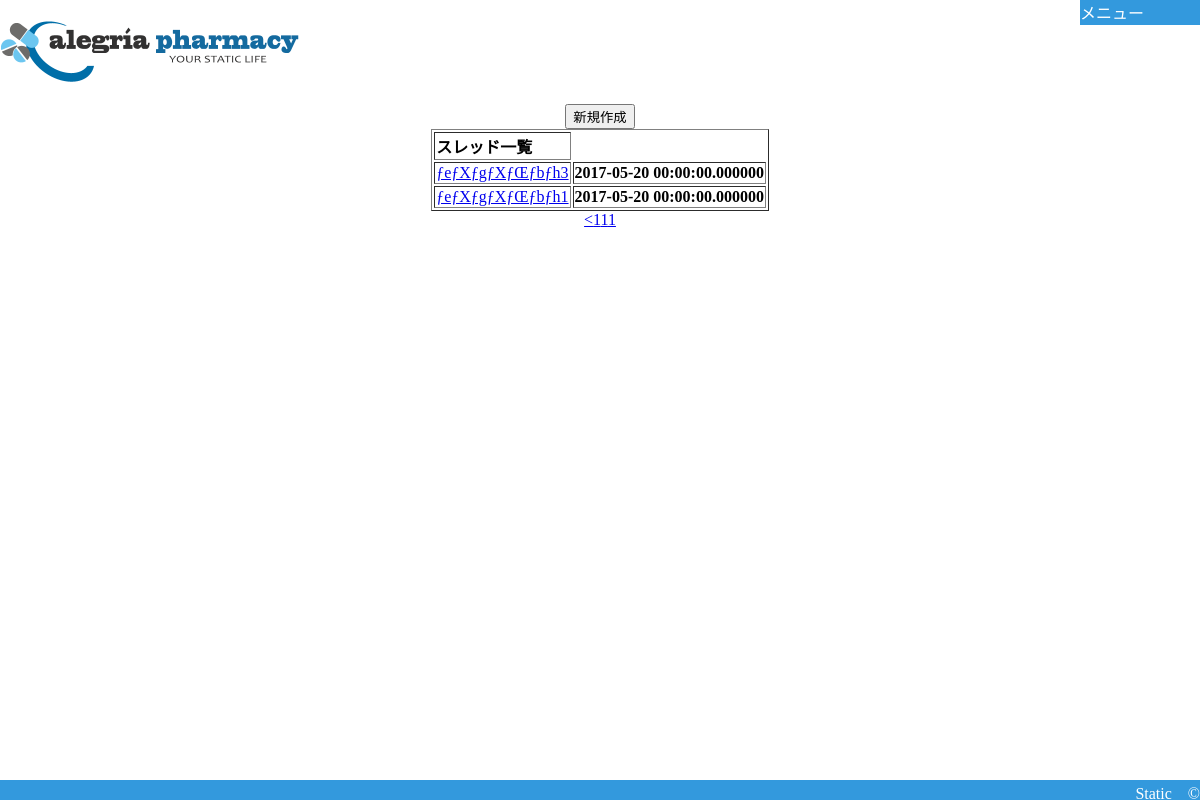
Screenshot of /php/thread/thread_main.php (signed in) with the database file from the repository.
### tables this page shows
CREATE TABLE m_response
( 
	response_id INT(10) NOT NULL, 
	thread_id   INT(10) NOT NULL, 
	user_id   CHAR(10) NOT NULL, 
	response_date DATETIME(6) NOT NULL, 
	response_inner VARCHAR(1500) NOT NULL, 
	response_delete BOOLEAN,  
	PRIMARY KEY(thread_id,response_id),
	FOREIGN KEY(thread_id) REFERENCES m_thread(thread_id),
	FOREIGN KEY(user_id) REFERENCES m_user(user_id)
	
);

CREATE TABLE m_thread
( 
	thread_id   INT(10) PRIMARY KEY NOT NULL, 
	thread_title VARCHAR(50) NOT NULL, 
	thread_fade BOOLEAN, 
	thread_delete BOOLEAN   
);

### function/database_session.php (called while the page is built, shortened)
<?php
function connectDB()
{
    $dbn     = 'mysql:dbname=drag_db; host=localhost; charset=utf8';
    $DBuser ='root';
    $DBpass ='password';
    try{
      $ddb = new PDO($dbn, $DBuser, $DBpass);
      $ddb->setAttribute(PDO::ATTR_ERRMODE, PDO::ERRMODE_EXCEPTION);
    }catch(Exception$e){
      print "データベース接続エラー:{$e->getMessage()}";
      exit;
    }
    return $ddb;
}
function getManager()
{
    $dbh = connectDB();
      try{
        $sql = "SELECT user_manager FROM m_user";
        $sql.=" WHERE user_id=:user";
        $sth = $dbh->prepare($sql);
        $sth->bindValue(":user", $_SESSION["identify"]);
        $sth->execute();
      }catch(PDOException $e){
        print "SQL発行エラー:{$e->getMessage()}";
        exit;
      }
      while ($row = $sth->fetch(PDO::FETCH_ASSOC)){
        $manager = $row["user_manager"];
      }
      return $manager;
}

### php/thread/thread_main.php (the view, shortened to what this page needs)
<!DOCTYPE html>
<html>
  <head>
    <link rel="stylesheet" href="../../css/main.css" type="text/css">
    <?php
      require_once('../../function/database_session.php');
    require_once('../../header.php');
    require_once('../../function/xss.php');
    require_once('../../function/database_session.php');
    $Identify = getUser();
    $dbh = connectDb();
try {
    $sql = "SELECT COUNT(*) FROM m_thread";
    $sql .= " WHERE thread_delete = FALSE";
    $sql .= " AND thread_id > 0";
    $sth = $dbh->prepare($sql);
    $sth->execute();
} catch (PDOException $e) {
    exit("SQL発行エラー：{$e->getMessage()}");
}
while ($row = $sth->fetch(PDO::FETCH_ASSOC)) {
    $threadCount = $row["COUNT(*)"];
}
try {
    $sql = "SELECT *,t1.thread_id as thread_id_main FROM m_thread t1";
    $sql .= " LEFT OUTER JOIN m_response t2 ON t1.thread_id = t2.thread_id";
    $sql .= " LEFT OUTER JOIN m_gj t3 ON t2.thread_id = t3.thread_id AND t2.response_id = t3.response_id";
    $sql .= " LEFT OUTER JOIN m_user t4 ON t3.user_id = t4.user_id";
    $sql .= " LEFT OUTER JOIN m_entry t5 ON t1.thread_id = t5.thread_id";
    $sql .= " WHERE t5.user_id = :user OR t1.thread_fade = 0  OR $judge = 1";
    $sql .= " GROUP BY t1.thread_id";
    $sql .= " HAVING t1.thread_delete = false";
    $sql .= " AND t1.thread_id > 0";
    $sql .= " ORDER BY t2.response_date, t1.thread_id DESC";
       var_dump($sql);
    $sth = $dbh->prepare($sql);
      $sth->bindValue(":user", "{$Identify}");
    $sth->execute();
} catch (PDOException $e) {
    exit("SQL発行エラー：{$e->getMessage()}");
}
  ?>
  </head>
  <body>
    <div id="wrapper">
      <div id="content">
        <br><br><br>
        <input type="button" onclick="location.href='thread_edit/thread_create.php'"value="新規作成">
        <table border="1">
            <tr>
                <th>スレッド一覧</th>
            </tr>
            <?php
              while ($row = $sth->fetch(PDO::FETCH_ASSOC)) {?>
             <tr>
               <?php
               $thread_title = $row["thread_title"];
               $thread_id = $row['thread_id_main'];
               $response_date = $row["response_date"];
?>
            <td><?php echo'<a href="thread_Individual.php?thread_id=' . "{$thread_id}" . '&page_id=1">'?>
            <?php ph("$thread_title");?></a></td>
            <th><?php ph("$response_date");?></th>
        </tr><?php
            }
            ?>
        </table>
        <?php
            $pageMax = ceil($threadCount/10);
            if($_GET["page_id"] == 1){
              echo"<";
            }else{
              $pageP = $_GET['page_id'] - 1;
              echo'<a href="thread_main.php?page_id=' . "{$pageP}" . '"><</a>';
            }
            if($_GET["page_id"] == 1){
              echo"1";
            }else{
              echo'<a href="thread_main.php?&page_id=1">1</a>';
            }
            if($_GET["page_id"] != 1){
              if($_GET["page_id"] == $pageMax){
                echo"{$pageMax}";
              }else{
                echo'<a href="thread_main.php?page_id=' . "{$pageMax}" . '">' . "{$pageMax}" . '</a>';
              }
            }
            if($_GET["page_id"] == $pageMax){
              echo">";
            }else{
              echo'<a href="thread_main.php?page_id=' . "{$pageMax}" . '">' . "{$pageMax}" . '</a>';
            }
        ?>
        <br><br><br><br><br><br><br><br>
      </div>
      <?php require_once('../../footer.php');  ?>
    </div>
  </body>
</html>

### function/xss.php
<?php
    function h($str)
    {
        return nl2br(htmlspecialchars($str, ENT_QUOTES, "UTF-8"));
    }
    function ph($str)
    {
        echo h($str);
    }

### css/main.css (style rules this page uses)
#wrapper { position:absolute; top:0px; left:0px; right:0px; bottom:0px; margin:auto; width:100%; height:100%; background-color:#FFFFFF; text-align:center; }
#content { width:100%; position:relative; top:50px; bottom:20px; left:0px; right:opx; margin:auto; text-align:center; }
table { margin-left: auto; margin-right: auto; text-align:left; }

### rows the page displays
m_response: thread.thread_title "ƒeƒXƒgƒXƒŒƒbƒh3 2017-05-20 00:00:00.000000"
m_response: thread.thread_title "ƒeƒXƒgƒXƒŒƒbƒh1 2017-05-20 00:00:00.000000"

### other values shown
$pageMax "1"
